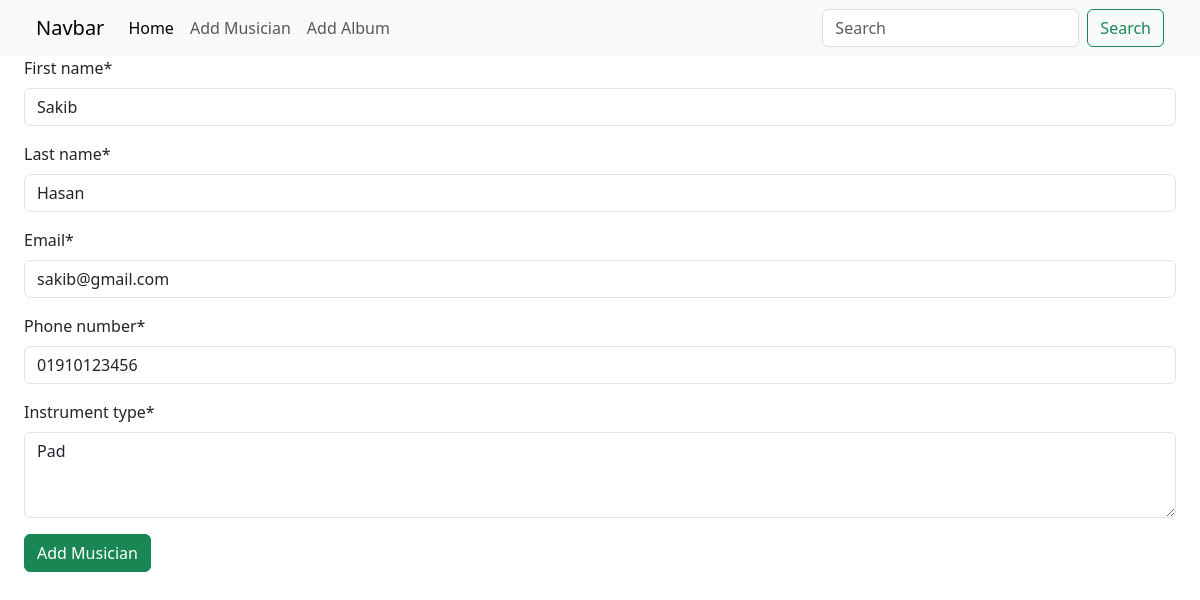
Screenshot of /musician/edit/4 with the database file from the repository.
### musician/models.py (models this page shows, shortened)
class Musician(models.Model):
      first_name = models.CharField(max_length = 30)
      last_name = models.CharField(max_length = 30)
      email = models.EmailField()
      phone_number = models.CharField(max_length = 14)
      instrument_type = models.TextField()

### musician/views.py (the view)
# urls.py: path('edit/<int:id>', views.edit_musician, name = 'edit_musician'),
def edit_musician(request, id):
      musician = models.Musician.objects.get(pk=id)
      musician_form = forms.MusicianForm(instance = musician)
      if request.method == 'POST':
            musician_form = forms.MusicianForm(request.POST, instance = musician)
            if musician_form.is_valid():
                  musician_form.save()
                  return redirect('home')
      return render(request, 'add_musician.html', {'form': musician_form})

### musician/forms.py
class MusicianForm(forms.ModelForm):
      class Meta:
            model = models.Musician
            fields = '__all__'
            widgets = {
                  'instrument_type': forms.Textarea(attrs ={'rows': 3})
            }

### musician/templates/add_musician.html (shortened to what this page needs)
{% extends 'base.html' %}
{% load crispy_forms_tags %}
{% block content %}
<form method = "post">
      {{ form|crispy}}
      <button type = "submit" class = "btn btn-success">Add Musician</button>
</form>
{% endblock %}

### rows the page displays
Musician: first_name "Sakib", last_name "Hasan", email "sakib@gmail.com", phone_number "01910123456", instrument_type "Pad"
